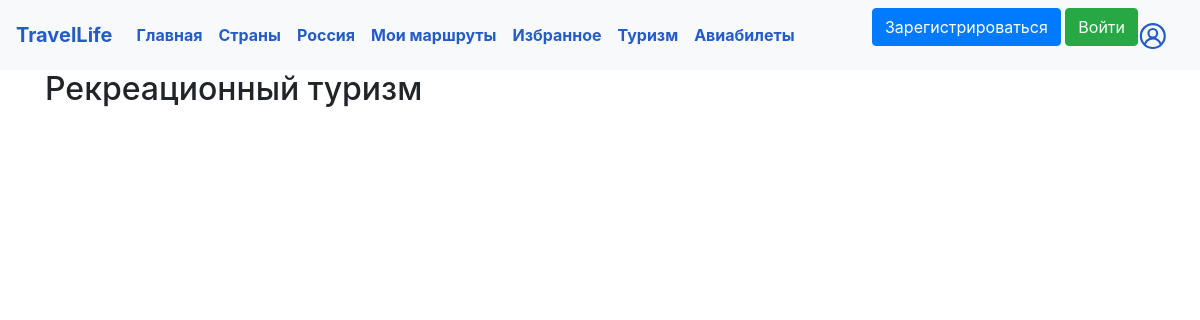
The page /tourism/beach on the database as committed earlier.
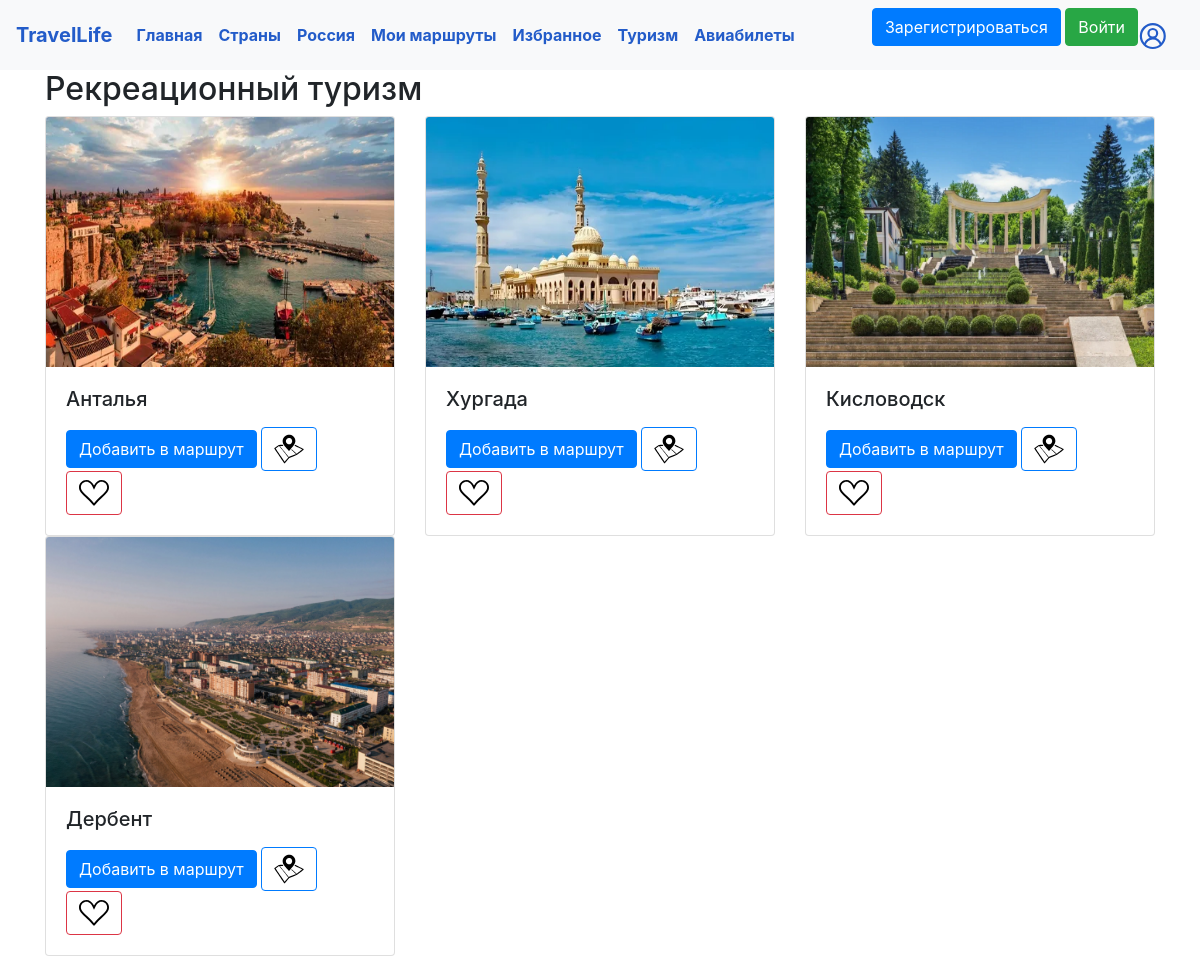
The same page on the database as committed later.
### data/cities.py (models this page shows)
class City(SqlAlchemyBase, UserMixin):
    __tablename__ = 'cities'
    id = sqlalchemy.Column(sqlalchemy.Integer,
                           primary_key=True, autoincrement=True)
    name = sqlalchemy.Column(sqlalchemy.String, nullable=True)
    tourism = sqlalchemy.Column(sqlalchemy.String, nullable=True)
    text = sqlalchemy.Column(sqlalchemy.String, nullable=True)

### data/russian_cities.py (models this page shows)
class RussianCity(SqlAlchemyBase, UserMixin):
    __tablename__ = 'russian_cities'
    id = sqlalchemy.Column(sqlalchemy.Integer,
                           primary_key=True, autoincrement=True)
    city = sqlalchemy.Column(sqlalchemy.String, nullable=True)
    subject = sqlalchemy.Column(sqlalchemy.String, nullable=True)
    tourism = sqlalchemy.Column(sqlalchemy.String, nullable=True)

### main.py (the view)
@app.route('/tourism/<word>')
def tourism_word(word):
    if word == 'beach':
        type = 'Рекреационный'
    elif word == 'active':
        type = 'Активный'
    else:
        type = 'Культурный'
    db_sess = db_session.create_session()
    result1 = db_sess.query(City.name).filter(City.tourism == type).all()
    con = sqlite3.connect('db/travel.db')
    cur = con.cursor()
    result2 = cur.execute(f"""SELECT city FROM russian_cities WHERE tourism = ?""", (type,)).fetchall()
    con.close()
    result = result1 + result2
    cities = [x[0] for x in result]
    return render_template('tourism_type.html', title="Туризм", cities=cities, type=type, word=word)

### data/db_session.py (called while the page is built)
def create_session() -> Session:
    global __factory
    return __factory()

### templates/tourism_type.html (shortened to what this page needs)
{% extends "base.html" %}
{% block content %}
<h2>{{type}} туризм</h2>
{% set cities_list = cities %}
<div class="row row-cols-1 row-cols-md-3 g-4">
{% for city in cities_list %}
  <div class="col">
<div class="card h-100">
  <img src="/static/img/{{city}}.png" class="card-img-top" height="250">
  <div class="card-body">
    <h5 class="card-title">{{city}}</h5>
    <a href='/add_to_plan/tourism/{{city}}' class="btn btn-primary">Добавить в маршрут</a>
      <a href="/map/tourism/{{word}}/{{city}}" class="btn btn-outline-primary">
         <img src="/static/img/map.svg" width="30" height="30" alt="">
     </a>
      <a href="/add_to_liked_city_from_tourism/tourism/{{word}}/{{city}}" class="btn btn-outline-danger">
        <img src="/static/img/heart.svg" width="30" height="30" alt="">
    </a>
  </div>
</div>
    </div>
    {% endfor %}
</div>
{% endblock %}

Rows that differ between the two databases and show on the page:
added City: name (picture), name "Анталья"
added City: name (picture), name "Хургада"
added RussianCity: city (picture), city "Кисловодск"
added RussianCity: city (picture), city "Дербент"
